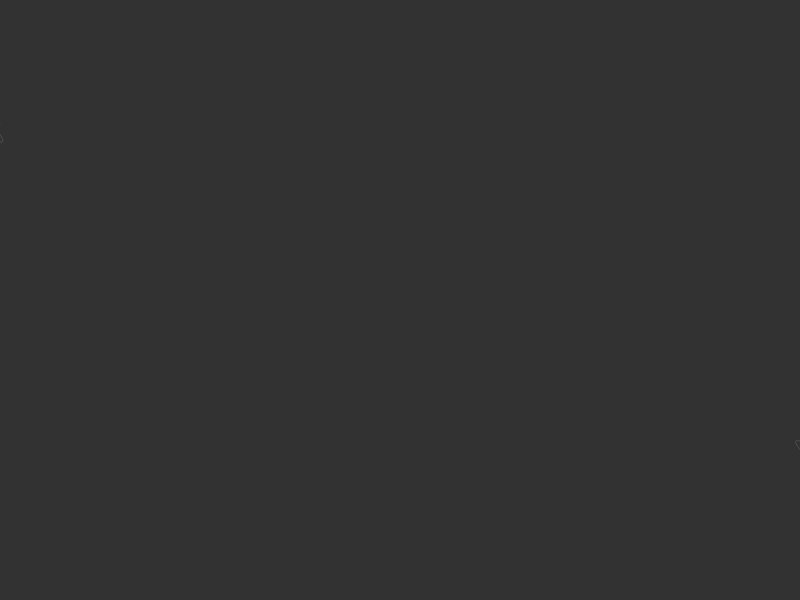
Frame 1 (no input)
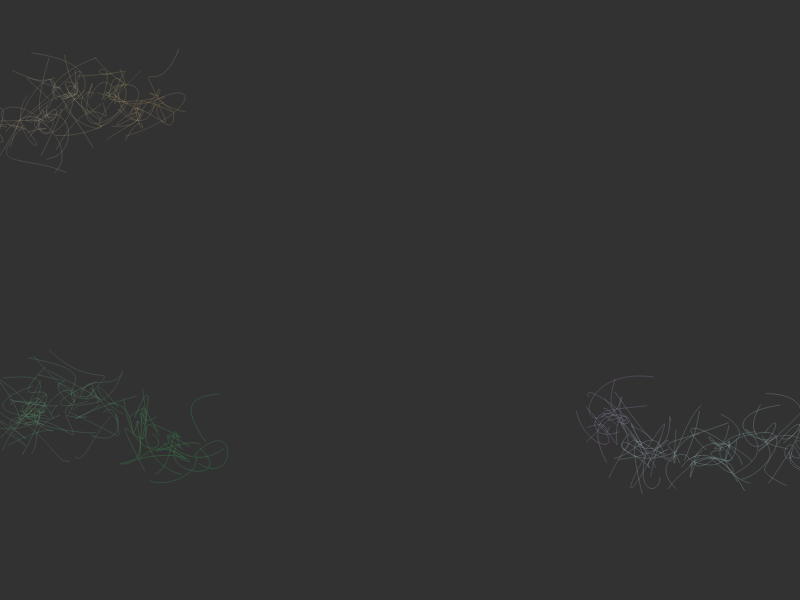
Frame 60 (no input)
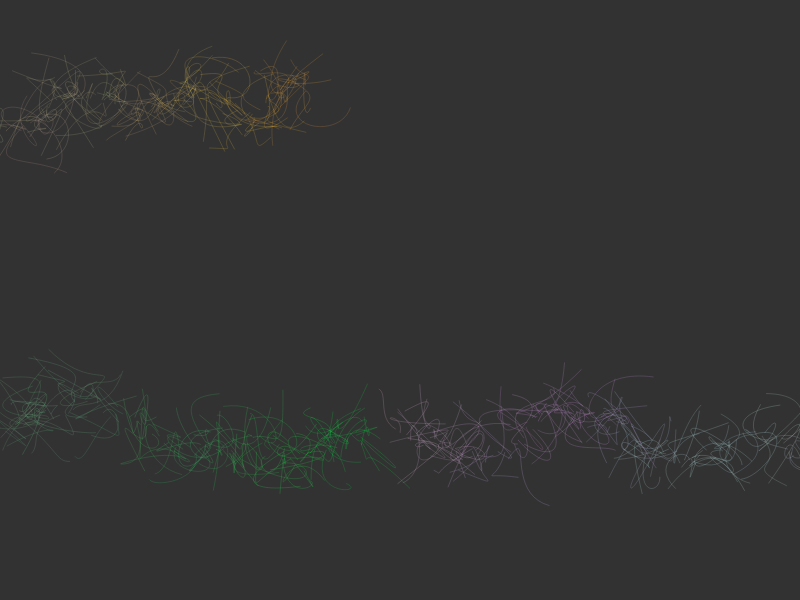
Frame 120 (the mouse pressed at the canvas centre since frame 60)

The p5.js sketch that drew these frames (run headless with seeded random() and noise() and a simulated clock; from frame 60 on, the mouse is pressed at the canvas centre):

// p5.js sketch
// ── sketch.js
//author: Natalie Black :)
var x, y;
var range = 50;
var baset = 150;
var crange = 10;
var BG = 50;
var ch;
var chalks = [];

function Chalk(x,y,r,g,b,dir) {
  
    this.x = x;
    this.y = y;
    this.r = r;
    this.g = g;
    this.b = b;
    this.forward = dir;
  
  this.newColour = function() {
    this.r = newRGB(this.r);
    this.g = newRGB(this.g);
    this.b = newRGB(this.b);
    return color(this.r,this.g,this.b, varyTrans());
  };

  this.move = function() {
    if(this.forward) {
      this.x = this.x + random(-2,8);
      if(this.x > width){
        this.forward = false;
        this.y = random(height);
      }
    } else {
      this.x = this.x + random(-8,2);
      if(this.x < 0){
        this.forward = true;
        this.y = random(height);
      }
    }
  }
  
  this.drawIt = function() {
    stroke(this.newColour(), varyTrans());
    bezier(this.x, this.y, rr(this.x), rr(this.y), rr(this.x), rr(this.y), rr(this.x), rr(this.y));
    this.move();
    this.y = this.y + random(-8,8);
  };
};

function setup() {
  createCanvas(displayWidth, displayHeight);
  noFill();
  strokeWeight(0.3);
  background(BG);
  chalks.push(new Chalk(0, random(height),116, 173, 150, true));
  chalks.push(new Chalk(0, random(height),184, 226, 151, true));
  chalks.push(new Chalk(width, random(height),190, 221, 244, false));

};

function draw() {    
 for(var i = 0; i < chalks.length; i++){
   chalks[i].drawIt();
 }
}



function varyTrans() {
  return baset + random(-10,10);
}

function newRGB(old){
  return old + random(-crange, crange);
}

function rr(input){
  return input + random(-range, range);
}
